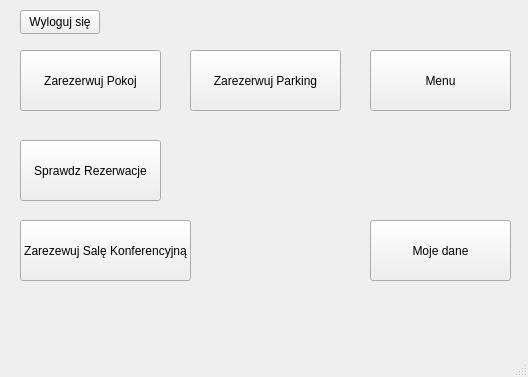
<?xml version="1.0" encoding="UTF-8"?>
<ui version="4.0">
 <class>panel_sterowania_gosc</class>
 <widget class="QMainWindow" name="panel_sterowania_gosc">
  <property name="geometry">
   <rect>
    <x>0</x>
    <y>0</y>
    <width>528</width>
    <height>377</height>
   </rect>
  </property>
  <property name="windowTitle">
   <string>MainWindow</string>
  </property>
  <widget class="QWidget" name="centralwidget">
   <widget class="QPushButton" name="rezerwuj_pokoj">
    <property name="geometry">
     <rect>
      <x>20</x>
      <y>50</y>
      <width>141</width>
      <height>61</height>
     </rect>
    </property>
    <property name="text">
     <string>Zarezerwuj Pokoj</string>
    </property>
   </widget>
   <widget class="QPushButton" name="rezerwuj_parking">
    <property name="geometry">
     <rect>
      <x>190</x>
      <y>50</y>
      <width>151</width>
      <height>61</height>
     </rect>
    </property>
    <property name="text">
     <string>Zarezerwuj Parking</string>
    </property>
   </widget>
   <widget class="QPushButton" name="menu">
    <property name="geometry">
     <rect>
      <x>370</x>
      <y>50</y>
      <width>141</width>
      <height>61</height>
     </rect>
    </property>
    <property name="text">
     <string>Menu</string>
    </property>
   </widget>
   <widget class="QPushButton" name="sprawdz_rezerwacje">
    <property name="geometry">
     <rect>
      <x>20</x>
      <y>140</y>
      <width>141</width>
      <height>61</height>
     </rect>
    </property>
    <property name="text">
     <string>Sprawdz Rezerwacje</string>
    </property>
   </widget>
   <widget class="QPushButton" name="mojedane">
    <property name="geometry">
     <rect>
      <x>370</x>
      <y>220</y>
      <width>141</width>
      <height>61</height>
     </rect>
    </property>
    <property name="text">
     <string>Moje dane</string>
    </property>
   </widget>
   <widget class="QPushButton" name="wylogowanie">
    <property name="geometry">
     <rect>
      <x>20</x>
      <y>10</y>
      <width>80</width>
      <height>24</height>
     </rect>
    </property>
    <property name="text">
     <string>Wyloguj się</string>
    </property>
   </widget>
   <widget class="QPushButton" name="rezerwuj_sk">
    <property name="geometry">
     <rect>
      <x>20</x>
      <y>220</y>
      <width>171</width>
      <height>61</height>
     </rect>
    </property>
    <property name="text">
     <string>Zarezewuj Salę Konferencyjną</string>
    </property>
   </widget>
  </widget>
  <widget class="QMenuBar" name="menubar">
   <property name="geometry">
    <rect>
     <x>0</x>
     <y>0</y>
     <width>528</width>
     <height>21</height>
    </rect>
   </property>
  </widget>
  <widget class="QStatusBar" name="statusbar"/>
 </widget>
 <resources/>
 <connections/>
</ui>
